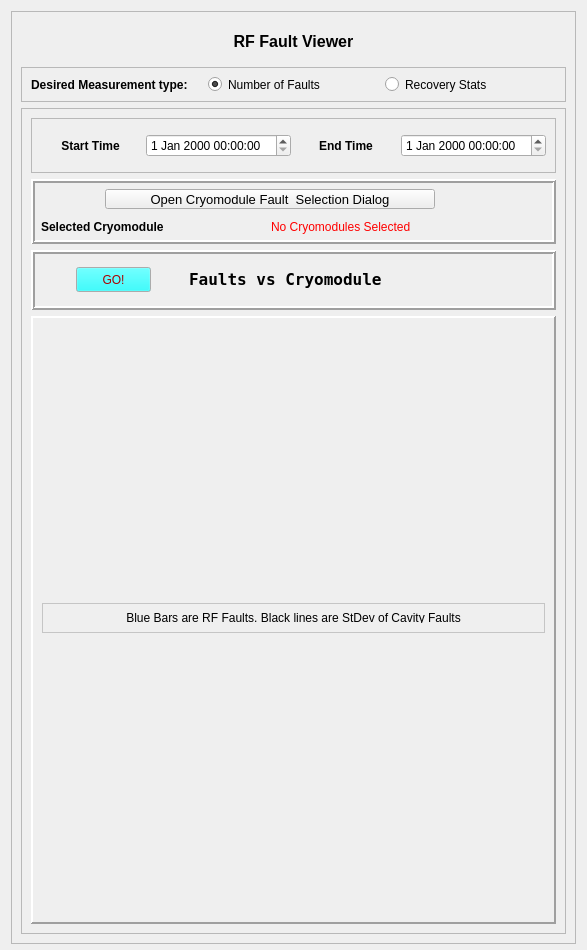
<?xml version="1.0" encoding="UTF-8"?>
<ui version="4.0">
 <class>Form</class>
 <widget class="QWidget" name="Form">
  <property name="geometry">
   <rect>
    <x>0</x>
    <y>0</y>
    <width>587</width>
    <height>950</height>
   </rect>
  </property>
  <property name="windowTitle">
   <string>Form</string>
  </property>
  <layout class="QVBoxLayout" name="verticalLayout">
   <property name="bottomMargin">
    <number>6</number>
   </property>
   <item>
    <layout class="QGridLayout" name="gridLayout">
     <item row="0" column="0">
      <widget class="QFrame" name="frame">
       <property name="frameShape">
        <enum>QFrame::StyledPanel</enum>
       </property>
       <property name="frameShadow">
        <enum>QFrame::Raised</enum>
       </property>
       <layout class="QVBoxLayout" name="verticalLayout_2">
        <item>
         <widget class="QLabel" name="label_6">
          <property name="maximumSize">
           <size>
            <width>16777215</width>
            <height>40</height>
           </size>
          </property>
          <property name="font">
           <font>
            <pointsize>12</pointsize>
            <weight>75</weight>
            <bold>true</bold>
           </font>
          </property>
          <property name="text">
           <string>RF Fault Viewer</string>
          </property>
          <property name="alignment">
           <set>Qt::AlignCenter</set>
          </property>
         </widget>
        </item>
        <item>
         <widget class="QFrame" name="frame_2">
          <property name="maximumSize">
           <size>
            <width>16777215</width>
            <height>35</height>
           </size>
          </property>
          <property name="frameShape">
           <enum>QFrame::StyledPanel</enum>
          </property>
          <property name="frameShadow">
           <enum>QFrame::Raised</enum>
          </property>
          <layout class="QHBoxLayout" name="horizontalLayout">
           <item>
            <widget class="QLabel" name="label">
             <property name="font">
              <font>
               <weight>75</weight>
               <bold>true</bold>
              </font>
             </property>
             <property name="text">
              <string>Desired Measurement type:</string>
             </property>
            </widget>
           </item>
           <item>
            <widget class="QRadioButton" name="FullModule">
             <property name="text">
              <string>Number of Faults</string>
             </property>
             <property name="checked">
              <bool>true</bool>
             </property>
            </widget>
           </item>
           <item>
            <widget class="QRadioButton" name="SingleCavity">
             <property name="text">
              <string>Recovery Stats</string>
             </property>
            </widget>
           </item>
          </layout>
          <zorder>SingleCavity</zorder>
          <zorder>label</zorder>
          <zorder>FullModule</zorder>
         </widget>
        </item>
        <item>
         <widget class="QFrame" name="frame_3">
          <property name="frameShape">
           <enum>QFrame::StyledPanel</enum>
          </property>
          <property name="frameShadow">
           <enum>QFrame::Raised</enum>
          </property>
          <layout class="QVBoxLayout" name="verticalLayout_3">
           <item>
            <widget class="QFrame" name="frame_6">
             <property name="maximumSize">
              <size>
               <width>16777215</width>
               <height>55</height>
              </size>
             </property>
             <property name="frameShape">
              <enum>QFrame::StyledPanel</enum>
             </property>
             <property name="frameShadow">
              <enum>QFrame::Raised</enum>
             </property>
             <layout class="QHBoxLayout" name="horizontalLayout_3">
              <item>
               <widget class="QLabel" name="label_4">
                <property name="font">
                 <font>
                  <weight>75</weight>
                  <bold>true</bold>
                 </font>
                </property>
                <property name="text">
                 <string>Start Time</string>
                </property>
                <property name="alignment">
                 <set>Qt::AlignCenter</set>
                </property>
               </widget>
              </item>
              <item>
               <widget class="QDateTimeEdit" name="StartTime"/>
              </item>
              <item>
               <widget class="QLabel" name="label_5">
                <property name="font">
                 <font>
                  <weight>75</weight>
                  <bold>true</bold>
                 </font>
                </property>
                <property name="text">
                 <string>End Time</string>
                </property>
                <property name="alignment">
                 <set>Qt::AlignCenter</set>
                </property>
               </widget>
              </item>
              <item>
               <widget class="QDateTimeEdit" name="EndTime">
                <property name="calendarPopup">
                 <bool>false</bool>
                </property>
               </widget>
              </item>
             </layout>
            </widget>
           </item>
           <item>
            <widget class="QFrame" name="frame_4">
             <property name="enabled">
              <bool>true</bool>
             </property>
             <property name="sizePolicy">
              <sizepolicy hsizetype="Preferred" vsizetype="Minimum">
               <horstretch>0</horstretch>
               <verstretch>0</verstretch>
              </sizepolicy>
             </property>
             <property name="minimumSize">
              <size>
               <width>0</width>
               <height>60</height>
              </size>
             </property>
             <property name="maximumSize">
              <size>
               <width>16777215</width>
               <height>65</height>
              </size>
             </property>
             <property name="frameShape">
              <enum>QFrame::Box</enum>
             </property>
             <property name="frameShadow">
              <enum>QFrame::Raised</enum>
             </property>
             <property name="lineWidth">
              <number>2</number>
             </property>
             <widget class="QLabel" name="label_2">
              <property name="geometry">
               <rect>
                <x>10</x>
                <y>40</y>
                <width>151</width>
                <height>16</height>
               </rect>
              </property>
              <property name="maximumSize">
               <size>
                <width>125160</width>
                <height>16777215</height>
               </size>
              </property>
              <property name="font">
               <font>
                <weight>75</weight>
                <bold>true</bold>
               </font>
              </property>
              <property name="text">
               <string>Selected Cryomodule</string>
              </property>
             </widget>
             <widget class="QLabel" name="Changes">
              <property name="geometry">
               <rect>
                <x>240</x>
                <y>40</y>
                <width>507</width>
                <height>16</height>
               </rect>
              </property>
              <property name="palette">
               <palette>
                <active>
                 <colorrole role="WindowText">
                  <brush brushstyle="SolidPattern">
                   <color alpha="255">
                    <red>255</red>
                    <green>0</green>
                    <blue>0</blue>
                   </color>
                  </brush>
                 </colorrole>
                 <colorrole role="Button">
                  <brush brushstyle="SolidPattern">
                   <color alpha="255">
                    <red>239</red>
                    <green>235</green>
                    <blue>231</blue>
                   </color>
                  </brush>
                 </colorrole>
                 <colorrole role="Light">
                  <brush brushstyle="SolidPattern">
                   <color alpha="255">
                    <red>255</red>
                    <green>127</green>
                    <blue>127</blue>
                   </color>
                  </brush>
                 </colorrole>
                 <colorrole role="Midlight">
                  <brush brushstyle="SolidPattern">
                   <color alpha="255">
                    <red>255</red>
                    <green>63</green>
                    <blue>63</blue>
                   </color>
                  </brush>
                 </colorrole>
                 <colorrole role="Dark">
                  <brush brushstyle="SolidPattern">
                   <color alpha="255">
                    <red>127</red>
                    <green>0</green>
                    <blue>0</blue>
                   </color>
                  </brush>
                 </colorrole>
                 <colorrole role="Mid">
                  <brush brushstyle="SolidPattern">
                   <color alpha="255">
                    <red>170</red>
                    <green>0</green>
                    <blue>0</blue>
                   </color>
                  </brush>
                 </colorrole>
                 <colorrole role="Text">
                  <brush brushstyle="SolidPattern">
                   <color alpha="255">
                    <red>0</red>
                    <green>0</green>
                    <blue>0</blue>
                   </color>
                  </brush>
                 </colorrole>
                 <colorrole role="BrightText">
                  <brush brushstyle="SolidPattern">
                   <color alpha="255">
                    <red>255</red>
                    <green>255</green>
                    <blue>255</blue>
                   </color>
                  </brush>
                 </colorrole>
                 <colorrole role="ButtonText">
                  <brush brushstyle="SolidPattern">
                   <color alpha="255">
                    <red>0</red>
                    <green>0</green>
                    <blue>0</blue>
                   </color>
                  </brush>
                 </colorrole>
                 <colorrole role="Base">
                  <brush brushstyle="SolidPattern">
                   <color alpha="255">
                    <red>255</red>
                    <green>255</green>
                    <blue>255</blue>
                   </color>
                  </brush>
                 </colorrole>
                 <colorrole role="Window">
                  <brush brushstyle="SolidPattern">
                   <color alpha="255">
                    <red>255</red>
                    <green>0</green>
                    <blue>0</blue>
                   </color>
                  </brush>
                 </colorrole>
                 <colorrole role="Shadow">
                  <brush brushstyle="SolidPattern">
                   <color alpha="255">
                    <red>0</red>
                    <green>0</green>
                    <blue>0</blue>
                   </color>
                  </brush>
                 </colorrole>
                 <colorrole role="AlternateBase">
                  <brush brushstyle="SolidPattern">
                   <color alpha="255">
                    <red>255</red>
                    <green>127</green>
                    <blue>127</blue>
                   </color>
                  </brush>
                 </colorrole>
                 <colorrole role="ToolTipBase">
                  <brush brushstyle="SolidPattern">
                   <color alpha="255">
                    <red>255</red>
                    <green>255</green>
                    <blue>220</blue>
                   </color>
                  </brush>
                 </colorrole>
                 <colorrole role="ToolTipText">
                  <brush brushstyle="SolidPattern">
                   <color alpha="255">
                    <red>0</red>
                    <green>0</green>
                    <blue>0</blue>
                   </color>
                  </brush>
                 </colorrole>
                </active>
                <inactive>
                 <colorrole role="WindowText">
                  <brush brushstyle="SolidPattern">
                   <color alpha="255">
                    <red>255</red>
                    <green>0</green>
                    <blue>0</blue>
                   </color>
                  </brush>
                 </colorrole>
                 <colorrole role="Button">
                  <brush brushstyle="SolidPattern">
                   <color alpha="255">
                    <red>239</red>
                    <green>235</green>
                    <blue>231</blue>
                   </color>
                  </brush>
                 </colorrole>
                 <colorrole role="Light">
                  <brush brushstyle="SolidPattern">
                   <color alpha="255">
                    <red>255</red>
                    <green>127</green>
                    <blue>127</blue>
                   </color>
                  </brush>
                 </colorrole>
                 <colorrole role="Midlight">
                  <brush brushstyle="SolidPattern">
                   <color alpha="255">
                    <red>255</red>
                    <green>63</green>
                    <blue>63</blue>
                   </color>
                  </brush>
                 </colorrole>
                 <colorrole role="Dark">
                  <brush brushstyle="SolidPattern">
                   <color alpha="255">
                    <red>127</red>
                    <green>0</green>
                    <blue>0</blue>
                   </color>
                  </brush>
                 </colorrole>
                 <colorrole role="Mid">
                  <brush brushstyle="SolidPattern">
                   <color alpha="255">
                    <red>170</red>
                    <green>0</green>
                    <blue>0</blue>
                   </color>
                  </brush>
                 </colorrole>
                 <colorrole role="Text">
                  <brush brushstyle="SolidPattern">
                   <color alpha="255">
                    <red>0</red>
                    <green>0</green>
                    <blue>0</blue>
                   </color>
                  </brush>
                 </colorrole>
                 <colorrole role="BrightText">
                  <brush brushstyle="SolidPattern">
                   <color alpha="255">
                    <red>255</red>
                    <green>255</green>
                    <blue>255</blue>
                   </color>
                  </brush>
                 </colorrole>
                 <colorrole role="ButtonText">
                  <brush brushstyle="SolidPattern">
                   <color alpha="255">
                    <red>0</red>
                    <green>0</green>
                    <blue>0</blue>
                   </color>
                  </brush>
                 </colorrole>
                 <colorrole role="Base">
                  <brush brushstyle="SolidPattern">
                   <color alpha="255">
                    <red>255</red>
                    <green>255</green>
                    <blue>255</blue>
                   </color>
                  </brush>
                 </colorrole>
                 <colorrole role="Window">
                  <brush brushstyle="SolidPattern">
                   <color alpha="255">
                    <red>255</red>
                    <green>0</green>
                    <blue>0</blue>
                   </color>
                  </brush>
                 </colorrole>
                 <colorrole role="Shadow">
                  <brush brushstyle="SolidPattern">
                   <color alpha="255">
                    <red>0</red>
                    <green>0</green>
                    <blue>0</blue>
                   </color>
                  </brush>
                 </colorrole>
                 <colorrole role="AlternateBase">
                  <brush brushstyle="SolidPattern">
                   <color alpha="255">
                    <red>255</red>
                    <green>127</green>
                    <blue>127</blue>
                   </color>
                  </brush>
                 </colorrole>
                 <colorrole role="ToolTipBase">
                  <brush brushstyle="SolidPattern">
                   <color alpha="255">
                    <red>255</red>
                    <green>255</green>
                    <blue>220</blue>
                   </color>
                  </brush>
                 </colorrole>
                 <colorrole role="ToolTipText">
                  <brush brushstyle="SolidPattern">
                   <color alpha="255">
                    <red>0</red>
                    <green>0</green>
                    <blue>0</blue>
                   </color>
                  </brush>
                 </colorrole>
                </inactive>
                <disabled>
                 <colorrole role="WindowText">
                  <brush brushstyle="SolidPattern">
                   <color alpha="255">
                    <red>127</red>
                    <green>0</green>
                    <blue>0</blue>
                   </color>
                  </brush>
                 </colorrole>
                 <colorrole role="Button">
                  <brush brushstyle="SolidPattern">
                   <color alpha="255">
                    <red>239</red>
                    <green>235</green>
                    <blue>231</blue>
                   </color>
                  </brush>
                 </colorrole>
                 <colorrole role="Light">
                  <brush brushstyle="SolidPattern">
                   <color alpha="255">
                    <red>255</red>
                    <green>127</green>
                    <blue>127</blue>
                   </color>
                  </brush>
                 </colorrole>
                 <colorrole role="Midlight">
                  <brush brushstyle="SolidPattern">
                   <color alpha="255">
                    <red>255</red>
                    <green>63</green>
                    <blue>63</blue>
                   </color>
                  </brush>
                 </colorrole>
                 <colorrole role="Dark">
                  <brush brushstyle="SolidPattern">
                   <color alpha="255">
                    <red>127</red>
                    <green>0</green>
                    <blue>0</blue>
                   </color>
                  </brush>
                 </colorrole>
                 <colorrole role="Mid">
                  <brush brushstyle="SolidPattern">
                   <color alpha="255">
                    <red>170</red>
                    <green>0</green>
                    <blue>0</blue>
                   </color>
                  </brush>
                 </colorrole>
                 <colorrole role="Text">
                  <brush brushstyle="SolidPattern">
                   <color alpha="255">
                    <red>127</red>
                    <green>0</green>
                    <blue>0</blue>
                   </color>
                  </brush>
                 </colorrole>
                 <colorrole role="BrightText">
                  <brush brushstyle="SolidPattern">
                   <color alpha="255">
                    <red>255</red>
                    <green>255</green>
                    <blue>255</blue>
                   </color>
                  </brush>
                 </colorrole>
                 <colorrole role="ButtonText">
                  <brush brushstyle="SolidPattern">
                   <color alpha="255">
                    <red>127</red>
                    <green>0</green>
                    <blue>0</blue>
                   </color>
                  </brush>
                 </colorrole>
                 <colorrole role="Base">
                  <brush brushstyle="SolidPattern">
                   <color alpha="255">
                    <red>255</red>
                    <green>0</green>
                    <blue>0</blue>
                   </color>
                  </brush>
                 </colorrole>
                 <colorrole role="Window">
                  <brush brushstyle="SolidPattern">
                   <color alpha="255">
                    <red>255</red>
                    <green>0</green>
                    <blue>0</blue>
                   </color>
                  </brush>
                 </colorrole>
                 <colorrole role="Shadow">
                  <brush brushstyle="SolidPattern">
                   <color alpha="255">
                    <red>0</red>
                    <green>0</green>
                    <blue>0</blue>
                   </color>
                  </brush>
                 </colorrole>
                 <colorrole role="AlternateBase">
                  <brush brushstyle="SolidPattern">
                   <color alpha="255">
                    <red>255</red>
                    <green>0</green>
                    <blue>0</blue>
                   </color>
                  </brush>
                 </colorrole>
                 <colorrole role="ToolTipBase">
                  <brush brushstyle="SolidPattern">
                   <color alpha="255">
                    <red>255</red>
                    <green>255</green>
                    <blue>220</blue>
                   </color>
                  </brush>
                 </colorrole>
                 <colorrole role="ToolTipText">
                  <brush brushstyle="SolidPattern">
                   <color alpha="255">
                    <red>0</red>
                    <green>0</green>
                    <blue>0</blue>
                   </color>
                  </brush>
                 </colorrole>
                </disabled>
               </palette>
              </property>
              <property name="font">
               <font>
                <strikeout>false</strikeout>
               </font>
              </property>
              <property name="frameShape">
               <enum>QFrame::NoFrame</enum>
              </property>
              <property name="text">
               <string>No Cryomodules Selected</string>
              </property>
             </widget>
             <widget class="QPushButton" name="CMSelection">
              <property name="geometry">
               <rect>
                <x>74</x>
                <y>10</y>
                <width>330</width>
                <height>20</height>
               </rect>
              </property>
              <property name="maximumSize">
               <size>
                <width>452</width>
                <height>16777215</height>
               </size>
              </property>
              <property name="font">
               <font>
                <pointsize>10</pointsize>
                <weight>50</weight>
                <bold>false</bold>
               </font>
              </property>
              <property name="text">
               <string>Open Cryomodule Fault  Selection Dialog</string>
              </property>
              <property name="autoDefault">
               <bool>true</bool>
              </property>
             </widget>
            </widget>
           </item>
           <item>
            <widget class="QFrame" name="frame_7">
             <property name="enabled">
              <bool>true</bool>
             </property>
             <property name="sizePolicy">
              <sizepolicy hsizetype="Preferred" vsizetype="Preferred">
               <horstretch>0</horstretch>
               <verstretch>0</verstretch>
              </sizepolicy>
             </property>
             <property name="minimumSize">
              <size>
               <width>0</width>
               <height>50</height>
              </size>
             </property>
             <property name="maximumSize">
              <size>
               <width>16777215</width>
               <height>60</height>
              </size>
             </property>
             <property name="baseSize">
              <size>
               <width>0</width>
               <height>50</height>
              </size>
             </property>
             <property name="frameShape">
              <enum>QFrame::Box</enum>
             </property>
             <property name="frameShadow">
              <enum>QFrame::Raised</enum>
             </property>
             <property name="lineWidth">
              <number>2</number>
             </property>
             <layout class="QGridLayout" name="gridLayout_2">
              <item row="0" column="1">
               <widget class="QPushButton" name="GO">
                <property name="enabled">
                 <bool>true</bool>
                </property>
                <property name="maximumSize">
                 <size>
                  <width>75</width>
                  <height>25</height>
                 </size>
                </property>
                <property name="palette">
                 <palette>
                  <active>
                   <colorrole role="WindowText">
                    <brush brushstyle="SolidPattern">
                     <color alpha="255">
                      <red>170</red>
                      <green>0</green>
                      <blue>0</blue>
                     </color>
                    </brush>
                   </colorrole>
                   <colorrole role="Button">
                    <brush brushstyle="SolidPattern">
                     <color alpha="255">
                      <red>0</red>
                      <green>255</green>
                      <blue>255</blue>
                     </color>
                    </brush>
                   </colorrole>
                   <colorrole role="ButtonText">
                    <brush brushstyle="SolidPattern">
                     <color alpha="255">
                      <red>170</red>
                      <green>0</green>
                      <blue>0</blue>
                     </color>
                    </brush>
                   </colorrole>
                  </active>
                  <inactive>
                   <colorrole role="WindowText">
                    <brush brushstyle="SolidPattern">
                     <color alpha="255">
                      <red>170</red>
                      <green>0</green>
                      <blue>0</blue>
                     </color>
                    </brush>
                   </colorrole>
                   <colorrole role="Button">
                    <brush brushstyle="SolidPattern">
                     <color alpha="255">
                      <red>0</red>
                      <green>255</green>
                      <blue>255</blue>
                     </color>
                    </brush>
                   </colorrole>
                   <colorrole role="ButtonText">
                    <brush brushstyle="SolidPattern">
                     <color alpha="255">
                      <red>170</red>
                      <green>0</green>
                      <blue>0</blue>
                     </color>
                    </brush>
                   </colorrole>
                  </inactive>
                  <disabled>
                   <colorrole role="WindowText">
                    <brush brushstyle="SolidPattern">
                     <color alpha="255">
                      <red>190</red>
                      <green>190</green>
                      <blue>190</blue>
                     </color>
                    </brush>
                   </colorrole>
                   <colorrole role="Button">
                    <brush brushstyle="SolidPattern">
                     <color alpha="255">
                      <red>0</red>
                      <green>255</green>
                      <blue>255</blue>
                     </color>
                    </brush>
                   </colorrole>
                   <colorrole role="ButtonText">
                    <brush brushstyle="SolidPattern">
                     <color alpha="255">
                      <red>190</red>
                      <green>190</green>
                      <blue>190</blue>
                     </color>
                    </brush>
                   </colorrole>
                  </disabled>
                 </palette>
                </property>
                <property name="acceptDrops">
                 <bool>false</bool>
                </property>
                <property name="text">
                 <string>GO!</string>
                </property>
               </widget>
              </item>
              <item row="0" column="2">
               <widget class="QLabel" name="label_3">
                <property name="sizePolicy">
                 <sizepolicy hsizetype="Maximum" vsizetype="Preferred">
                  <horstretch>0</horstretch>
                  <verstretch>0</verstretch>
                 </sizepolicy>
                </property>
                <property name="minimumSize">
                 <size>
                  <width>0</width>
                  <height>20</height>
                 </size>
                </property>
                <property name="maximumSize">
                 <size>
                  <width>320</width>
                  <height>40</height>
                 </size>
                </property>
                <property name="palette">
                 <palette>
                  <active>
                   <colorrole role="Button">
                    <brush brushstyle="SolidPattern">
                     <color alpha="255">
                      <red>255</red>
                      <green>255</green>
                      <blue>255</blue>
                     </color>
                    </brush>
                   </colorrole>
                   <colorrole role="Base">
                    <brush brushstyle="SolidPattern">
                     <color alpha="255">
                      <red>255</red>
                      <green>255</green>
                      <blue>255</blue>
                     </color>
                    </brush>
                   </colorrole>
                   <colorrole role="Window">
                    <brush brushstyle="SolidPattern">
                     <color alpha="255">
                      <red>255</red>
                      <green>255</green>
                      <blue>255</blue>
                     </color>
                    </brush>
                   </colorrole>
                  </active>
                  <inactive>
                   <colorrole role="Button">
                    <brush brushstyle="SolidPattern">
                     <color alpha="255">
                      <red>255</red>
                      <green>255</green>
                      <blue>255</blue>
                     </color>
                    </brush>
                   </colorrole>
                   <colorrole role="Base">
                    <brush brushstyle="SolidPattern">
                     <color alpha="255">
                      <red>255</red>
                      <green>255</green>
                      <blue>255</blue>
                     </color>
                    </brush>
                   </colorrole>
                   <colorrole role="Window">
                    <brush brushstyle="SolidPattern">
                     <color alpha="255">
                      <red>255</red>
                      <green>255</green>
                      <blue>255</blue>
                     </color>
                    </brush>
                   </colorrole>
                  </inactive>
                  <disabled>
                   <colorrole role="Button">
                    <brush brushstyle="SolidPattern">
                     <color alpha="255">
                      <red>255</red>
                      <green>255</green>
                      <blue>255</blue>
                     </color>
                    </brush>
                   </colorrole>
                   <colorrole role="Base">
                    <brush brushstyle="SolidPattern">
                     <color alpha="255">
                      <red>255</red>
                      <green>255</green>
                      <blue>255</blue>
                     </color>
                    </brush>
                   </colorrole>
                   <colorrole role="Window">
                    <brush brushstyle="SolidPattern">
                     <color alpha="255">
                      <red>255</red>
                      <green>255</green>
                      <blue>255</blue>
                     </color>
                    </brush>
                   </colorrole>
                  </disabled>
                 </palette>
                </property>
                <property name="font">
                 <font>
                  <family>Bitstream Vera Sans Mono</family>
                  <pointsize>12</pointsize>
                  <weight>75</weight>
                  <italic>false</italic>
                  <bold>true</bold>
                 </font>
                </property>
                <property name="text">
                 <string>Faults vs Cryomodule</string>
                </property>
                <property name="alignment">
                 <set>Qt::AlignJustify|Qt::AlignVCenter</set>
                </property>
                <property name="margin">
                 <number>-2</number>
                </property>
                <property name="indent">
                 <number>-1</number>
                </property>
                <property name="openExternalLinks">
                 <bool>false</bool>
                </property>
               </widget>
              </item>
             </layout>
            </widget>
           </item>
           <item>
            <widget class="QFrame" name="frame_5">
             <property name="frameShape">
              <enum>QFrame::Panel</enum>
             </property>
             <property name="frameShadow">
              <enum>QFrame::Raised</enum>
             </property>
             <property name="lineWidth">
              <number>2</number>
             </property>
             <layout class="QVBoxLayout" name="verticalLayout_4">
              <item>
               <widget class="QFrame" name="frame_8">
                <property name="sizePolicy">
                 <sizepolicy hsizetype="Preferred" vsizetype="Maximum">
                  <horstretch>0</horstretch>
                  <verstretch>0</verstretch>
                 </sizepolicy>
                </property>
                <property name="maximumSize">
                 <size>
                  <width>16777215</width>
                  <height>30</height>
                 </size>
                </property>
                <property name="palette">
                 <palette>
                  <active>
                   <colorrole role="Base">
                    <brush brushstyle="SolidPattern">
                     <color alpha="255">
                      <red>255</red>
                      <green>255</green>
                      <blue>255</blue>
                     </color>
                    </brush>
                   </colorrole>
                   <colorrole role="Window">
                    <brush brushstyle="SolidPattern">
                     <color alpha="255">
                      <red>255</red>
                      <green>255</green>
                      <blue>255</blue>
                     </color>
                    </brush>
                   </colorrole>
                  </active>
                  <inactive>
                   <colorrole role="Base">
                    <brush brushstyle="SolidPattern">
                     <color alpha="255">
                      <red>255</red>
                      <green>255</green>
                      <blue>255</blue>
                     </color>
                    </brush>
                   </colorrole>
                   <colorrole role="Window">
                    <brush brushstyle="SolidPattern">
                     <color alpha="255">
                      <red>255</red>
                      <green>255</green>
                      <blue>255</blue>
                     </color>
                    </brush>
                   </colorrole>
                  </inactive>
                  <disabled>
                   <colorrole role="Base">
                    <brush brushstyle="SolidPattern">
                     <color alpha="255">
                      <red>255</red>
                      <green>255</green>
                      <blue>255</blue>
                     </color>
                    </brush>
                   </colorrole>
                   <colorrole role="Window">
                    <brush brushstyle="SolidPattern">
                     <color alpha="255">
                      <red>255</red>
                      <green>255</green>
                      <blue>255</blue>
                     </color>
                    </brush>
                   </colorrole>
                  </disabled>
                 </palette>
                </property>
                <property name="frameShape">
                 <enum>QFrame::StyledPanel</enum>
                </property>
                <property name="frameShadow">
                 <enum>QFrame::Raised</enum>
                </property>
                <layout class="QHBoxLayout" name="horizontalLayout_2">
                 <item>
                  <widget class="QLabel" name="label_7">
                   <property name="maximumSize">
                    <size>
                     <width>16777215</width>
                     <height>25</height>
                    </size>
                   </property>
                   <property name="text">
                    <string>Blue Bars are RF Faults. Black lines are StDev of Cavity Faults</string>
                   </property>
                   <property name="alignment">
                    <set>Qt::AlignCenter</set>
                   </property>
                  </widget>
                 </item>
                </layout>
               </widget>
              </item>
              <item>
               <layout class="QGridLayout" name="Plot1">
                <property name="leftMargin">
                 <number>1</number>
                </property>
                <property name="bottomMargin">
                 <number>2</number>
                </property>
               </layout>
              </item>
              <item>
               <layout class="QGridLayout" name="Plot2">
                <property name="leftMargin">
                 <number>1</number>
                </property>
                <property name="bottomMargin">
                 <number>2</number>
                </property>
               </layout>
              </item>
             </layout>
            </widget>
           </item>
          </layout>
         </widget>
        </item>
       </layout>
      </widget>
     </item>
    </layout>
   </item>
  </layout>
 </widget>
 <resources/>
 <connections/>
</ui>
